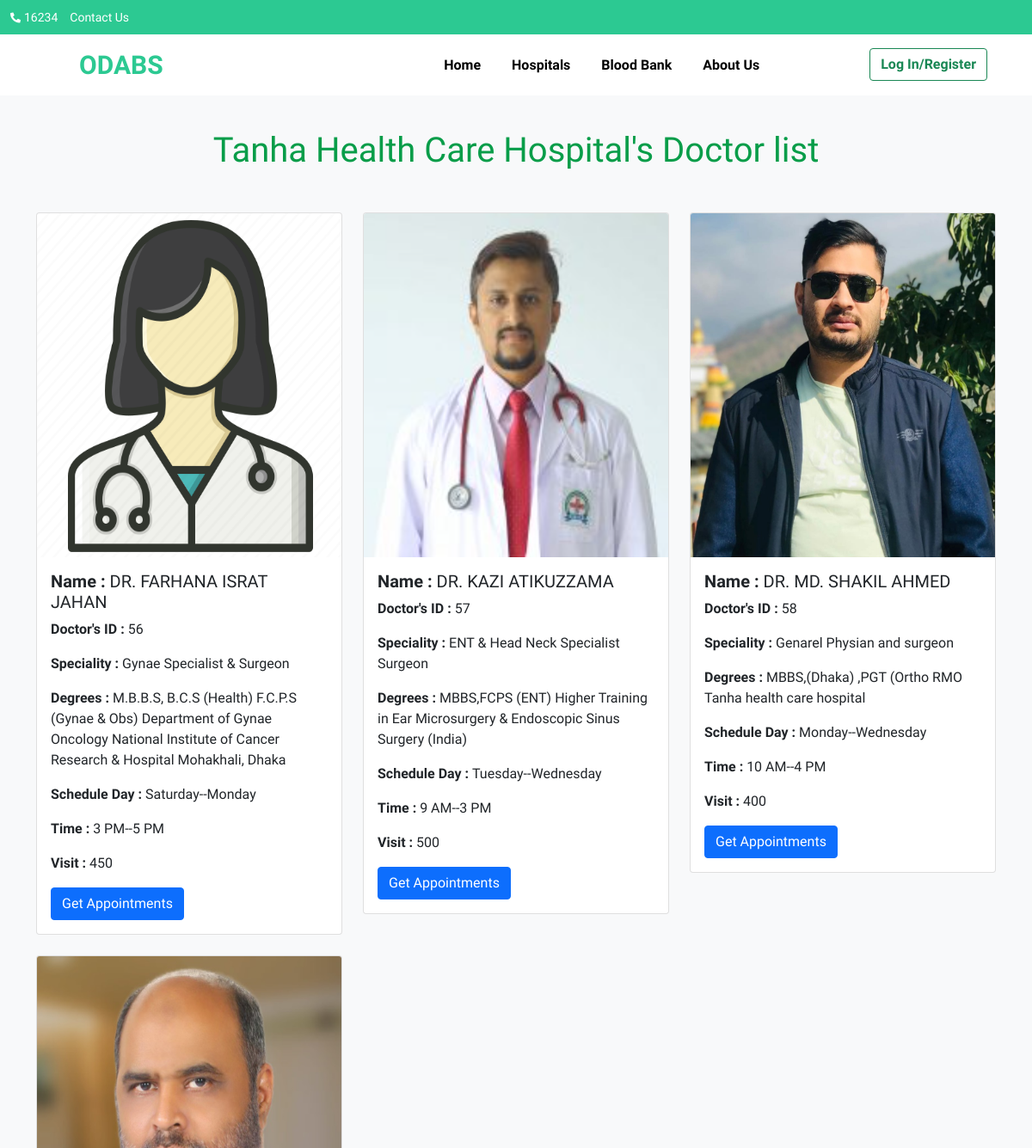
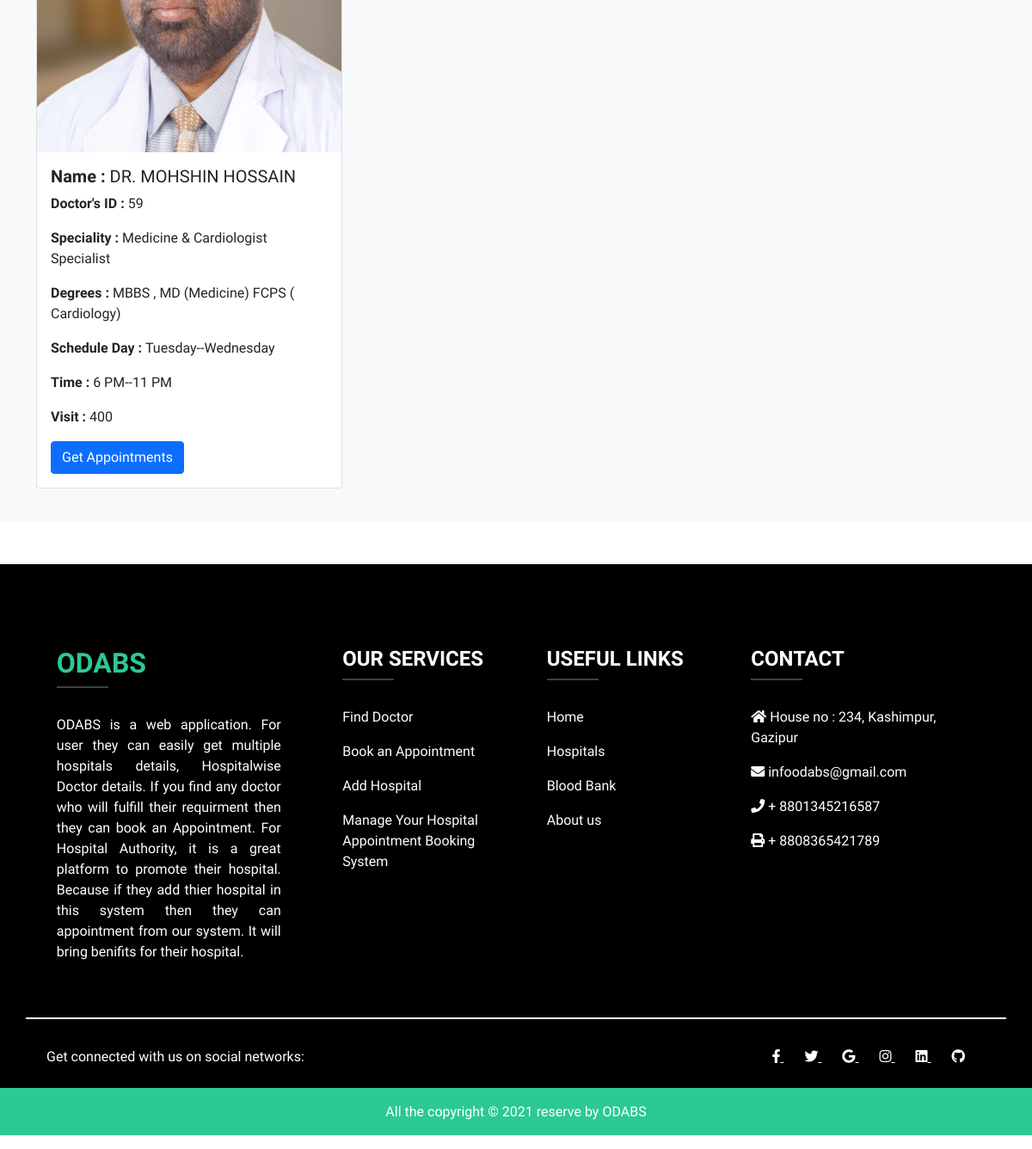
The page /doctor/doctor_list.php?id=Tanha Health Care Hospital on the database its author committed (2 pictures, top to bottom).
### tables this page shows
CREATE TABLE `testusers` (
  `id` int(255) NOT NULL,
  `name` varchar(255) NOT NULL,
  `email` varchar(255) NOT NULL,
  `password` varchar(255) NOT NULL,
  `cpassword` varchar(255) NOT NULL,
  `mobile` varchar(255) NOT NULL,
  `address` varchar(255) NOT NULL,
  `role` varchar(255) NOT NULL,
  `hospital` varchar(255) NOT NULL,
  `image` varchar(255) NOT NULL,
  `speciality` varchar(255) NOT NULL,
  `Degrees` varchar(255) NOT NULL,
  `visit` varchar(255) NOT NULL,
  `startday` varchar(255) NOT NULL,
  `endday` varchar(255) NOT NULL,
  `starttime` varchar(255) NOT NULL,
  `endtime` varchar(255) NOT NULL
);

### doctor/doctor_list.php (the view, shortened to what this page needs)
<?php include "../includes/db.php"; ?>
<?php
$h_name = $_GET['id'];
$query= "select * from testusers where role = 'doctor' AND hospital = '$h_name'";
$result =mysqli_query($link,$query);
?>
<!doctype html>
<html lang="en">
<head>
    <link rel="stylesheet" href="../css/style.css">
    <link href="https://cdn.jsdelivr.net/npm/bootstrap@5.1.3/dist/css/bootstrap.min.css" rel="stylesheet"
>
    <link rel="stylesheet" href="https://pro.fontawesome.com/releases/v5.10.0/css/all.css"
 />
    <link rel="stylesheet"
        href="https://maxst.icons8.com/vue-static/landings/line-awesome/line-awesome/1.3.0/css/line-awesome.min.css">
    <link rel="stylesheet" href="../css/style.css">
    <link rel="stylesheet" href="../css/dashboards.css">
</head>
<body>
    <section id="nav-bar">
        <div class="head container-fluid ">
            <p class=""> <i class="fas fa-phone-alt" style="color: white;font-size:12px;line-height:40px;"></i> <a
                    href="">16234</a> </p>
            <p class=""> <a href="">Contact Us</a> </p>
        </div>
        <nav class="navbar navbar-expand-lg navbar-light ">
            <div class="container">
                <a class="navbar-brand" href="index.php">ODABS</a>
                <div class="collapse navbar-collapse" id="navbarNav">
                    <ul class="navbar-nav ms-auto">
                        <li class="nav-item">
                            <a class="nav-link " href="../index.php">Home</a>
                        </li>
                        <li class="nav-item">
                            <a class="nav-link" href="../hospital.php">Hospitals</a>
                        </li>
                        <li class="nav-item">
                            <a class="nav-link" href="../bloodbank.php">Blood Bank</a>
                        </li>
                        <li class="nav-item">
                            <a class="nav-link " href="../aboutus.php">About Us</a>
                        </li>
                        <div style="margin-left:100px;">
                            <li class="nav-item">
                                <a href="../login/login.php"><button class="btn btn-outline-success"><b>Log
                                            In/Register</b></button></a>
                            </li>
                        </div>
                    </ul>
                </div>
            </div>
        </nav>
    </section>
    <section class="container-fluid bg-light py-3">
        <div class="container my-4 ">
            <h1 class="text-center mb-5" style="color:#089D49;"> <?php echo $h_name."'s" ?> Doctor list</h1>
            <div class="row row-cols-1 row-cols-md-3 g-4">
                <?php
        while($row = mysqli_fetch_assoc($result)){
             $id= $row['id'];
              $name = $row['name'];
              $speciality = $row['speciality'];
              $degrees = $row['Degrees'];
              $visit = $row['visit'];
              $image = $row['image'];
              $startday = $row['startday'];
              $endday = $row['endday'];
              $starttime = $row['starttime'];
              $endtime = $row['endtime'];
          	?>
                <div class="col-lg-4 col-12">
                    <div class="card">
                        <img src="<?php echo $image; ?>" height="400" class="card-img-top" alt="Doctors Image">
                        <div class="card-body">
                            <h5 class="card-title"><b>Name : </b> <?php echo $name; ?></h5>
                            <p class="card-text"><span class="lab la-orcid"></span> <span><b>Doctor's ID :
                                    </b><?php echo $id; ?></span></p>
                            <p class="card-text"><span class="las la-stethoscope"></span> <span><b>Speciality :
                                    </b><?php echo $speciality; ?></span></p>
                            <p class="card-text"><span class="las la-graduation-cap"></span> <span><b>Degrees :
                                    </b> <?php echo $degrees; ?></span></p>
                            <p class="card-text"><span class="las la-calendar-week"></span> <span><b>Schedule Day :
                                    </b> <?php echo $startday . "--".$endday; ?></span></p>
                            <p class="card-text"><span class="las la-clock"></span> <span><b>Time :
                                    </b> <?php echo $starttime. "--".$endtime;  ?></span></p>
                            <p class="card-text"><span class="las la-dollar-sign"></span> <span><b>Visit :
                                    </b> <?php echo $visit; ?></span></p>
                            <a href="verify_appointment.php?id=<?php  echo $id  ?>"><button class="btn btn-primary">Get
                                    Appointments   </button></a>
                        </div>
                    </div>
                </div>
                <?php
    }
    ?>
            </div>
        </div>
    </section>
    <?php include "../includes/footer.php" ?>

### css/style.css (style rules this page uses)
* { padding: 0; margin: 0; box-sizing: border-box; }
body { font-family: 'Andada Pro', serif; }
.head { height: 40px; background-color: #2CC992; }
.head p { line-height: 40px; margin-right: 10px; display: inline-block; }
.head a { text-decoration: none; color: white; font-size: 14px; }
#nav-bar { position: sticky !important; top: 0; z-index: 10; }
.navbar { background-color: white; }
.navbar-brand { font-size: 30px !important; color:#2CC992 !important; font-weight: 800; padding-left: 50px; }
.navbar-nav li { padding: 0 10px; }
.navbar-nav li a { color: black !important; font-weight: 600; text-transform: capitalize; float: right; text-align: left; }

### css/dashboards.css (style rules this page uses)
* { margin: 0; padding: 0; box-sizing: border-box; list-style-type: none; text-decoration: none; }

### rows shown on the page
testusers: image (picture), name "DR. FARHANA ISRAT JAHAN", id "56", speciality "Gynae Specialist & Surgeon", Degrees "M.B.B.S, B.C.S (Health) F.C.P.S (Gynae & Obs) Department of Gynae Oncology National Institute of Cancer Research & Hospital Mohakhali, Dhaka", startday "Saturday", endday "Monday", starttime "3 PM", endtime "5 PM", visit "450"
testusers: image (picture), name "DR. KAZI ATIKUZZAMA", id "57", speciality "ENT & Head Neck Specialist Surgeon", Degrees "MBBS,FCPS (ENT) Higher Training in Ear Microsurgery & Endoscopic Sinus Surgery (India)", startday "Tuesday", endday "Wednesday", starttime "9 AM", endtime "3 PM", visit "500"
testusers: image (picture), name "DR. MD. SHAKIL AHMED", id "58", speciality "Genarel Physian and surgeon", Degrees "MBBS,(Dhaka) ,PGT (Ortho RMO Tanha health care hospital", startday "Monday", endday "Wednesday", starttime "10 AM", endtime "4 PM", visit "400"
testusers: image (picture), name "DR. MOHSHIN HOSSAIN", id "59", speciality "Medicine & Cardiologist Specialist", Degrees "MBBS , MD (Medicine) FCPS ( Cardiology)", startday "Tuesday", endday "Wednesday", starttime "6 PM", endtime "11 PM", visit "400"

### other values the page prints
$h_name "Tanha Health Care Hospital"
